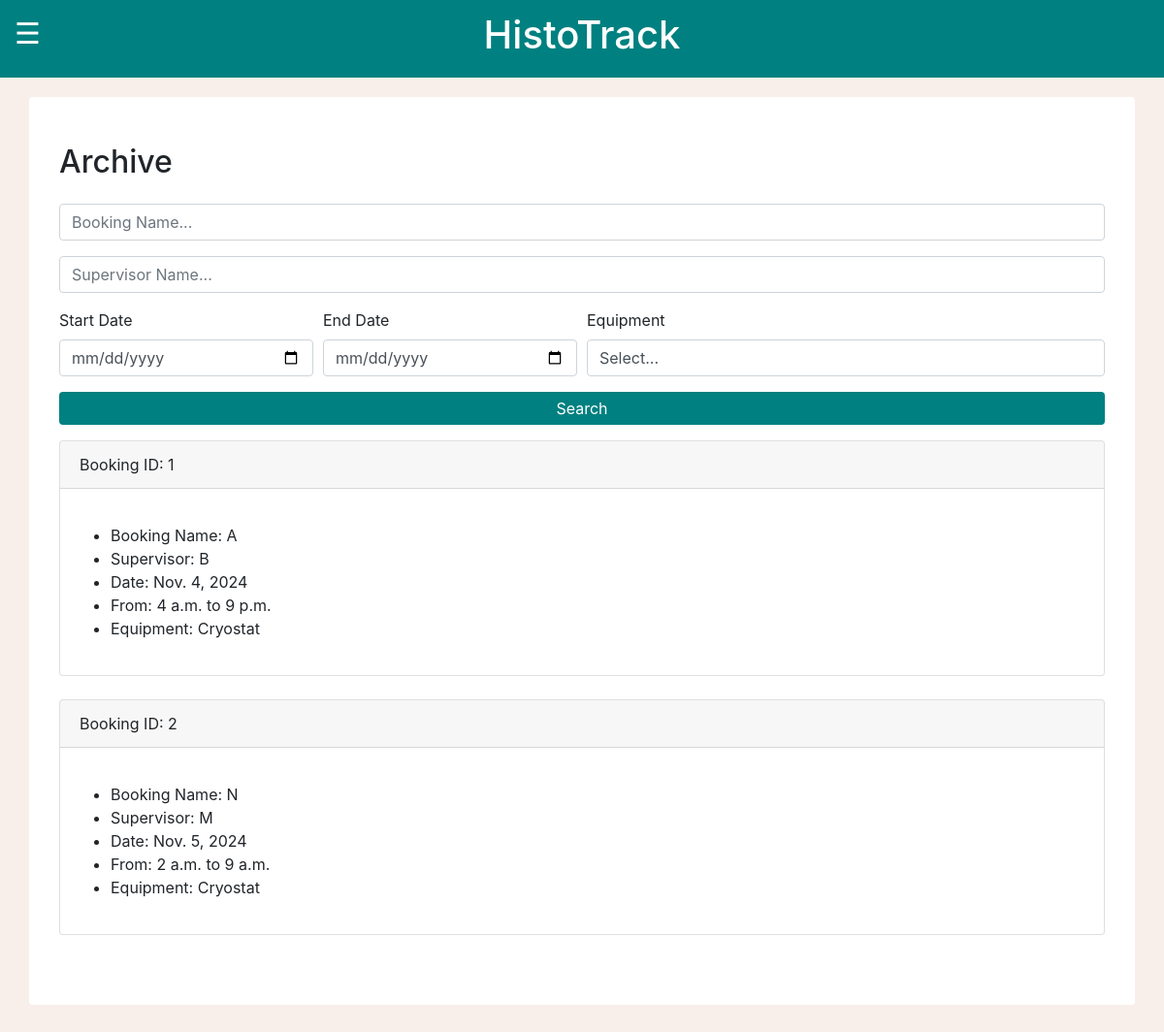
The page /MCalendar/archive/ (signed in) on the database as committed earlier.
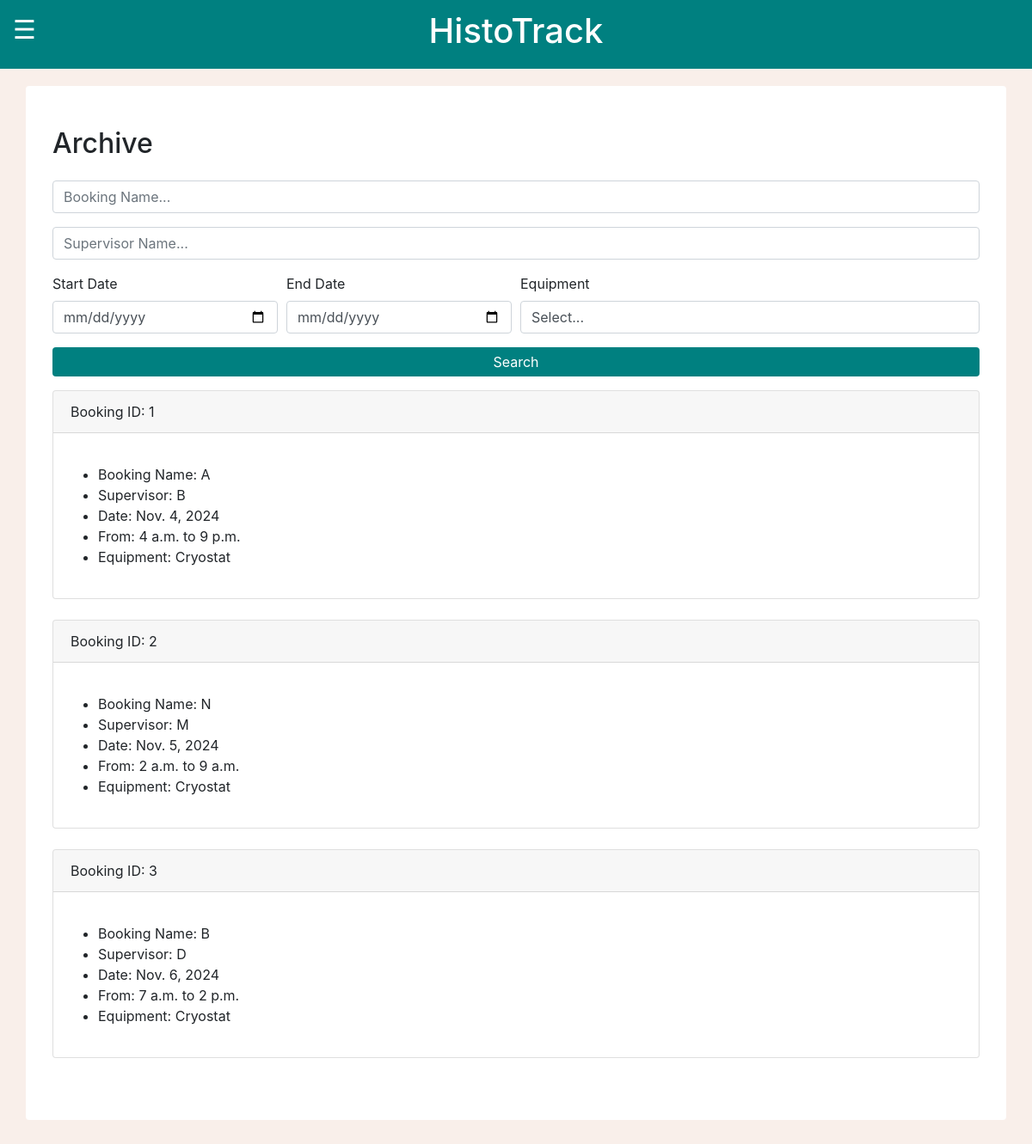
The same page on the database as committed later.
### MCalendar/models.py (models this page shows, shortened)
class Event(models.Model):
    bookingName = models.CharField(max_length=80)
    supervisorName = models.CharField(max_length=80)
    email = models.EmailField()
    bookingDate = models.DateField()
    startTime = models.TimeField()
    finishTime = models.TimeField()
    comments = models.TextField(max_length = 1000)
    equipment = models.CharField(max_length=100, default='Not specified')
    totalTime = models.IntegerField(default=0)
    hourlyRate = models.DecimalField(max_digits=10, decimal_places=2, default=0.00)

### MCalendar/views.py (the view)
# urls.py: path("archive/", views.archivePage, name="archivePage"),
def archivePage(request):
    if request.user.is_superuser:
        eventList = Event.objects.all()
        equipmentList = Equipment.objects.all()
        bookingName = request.GET.get('bookingName')
        supervisorName = request.GET.get('supervisorName')
        dateMin = request.GET.get('dateMin')
        dateMax = request.GET.get('dateMax')
        equipment = request.GET.get('equipment')
        if archiveValidQuery(bookingName):
            eventList = eventList.filter(bookingName__icontains=bookingName)
        if archiveValidQuery(supervisorName):
            eventList = eventList.filter(supervisorName__icontains=supervisorName)
        if archiveValidQuery(dateMin):
            eventList = eventList.filter(bookingDate__gte=dateMin)
        if archiveValidQuery(dateMax):
            eventList = eventList.filter(bookingDate__lte=dateMax)
        if archiveValidQuery(equipment) and equipment != 'Select...':
            eventList = eventList.filter(equipment__name=equipment)
        context = {
            'eventList': eventList,
            'equipmentList': equipmentList
        }
        return render(request, 'archive.html', context)
    else:
        messages.success(request, "Please log in before entering that page! Admin access only.")
        logout(request)
        return redirect("loginPage")

### MCalendar/models.py (called while the page is built)
    def __str__(self):
        return self.equipmentName

### MCalendar/views.py (called while the page is built)
def archiveValidQuery(param):
    return param != '' and param is not None

### MCalendar/templates/archive.html (shortened to what this page needs)
{% load static %}
<head>
    <link rel="stylesheet" href="https://cdnjs.cloudflare.com/ajax/libs/jquery/3.2.1/jquery.min.js">
    <link rel="stylesheet" href="https://cdn.jsdelivr.net/npm/bootstrap@5.0.0-alpha1/dist/js/bootstrap.bundle.min.js">
    <link rel="stylesheet" href="https://cdn.jsdelivr.net/npm/bootstrap@5.0.0-alpha1/dist/css/bootstrap.min.css">
    <link rel="stylesheet" href="https://cdn.jsdelivr.net/npm/bootstrap@4.6.2/dist/css/bootstrap.min.css">
    <link rel="stylesheet" href="{% static 'global.css' %}">
</head>
<body>
<div class="container-fluid text-white topbar">
    <div class="row">
        <div class="col-2 container-fluid text-left">
        <span class="sidebarButton" onclick="toggleNav()">&#9776;</span>
        </div>
        <div class="col-8 container-fluid text-center h1">
            <span>HistoTrack</span>
        </div>
        <div class="col-2"></div>
    </div>
</div>
<div class="container rounded bg-white mt-5 mb-5">
    <div class="row">
        <div class="col-md-12">
            <div class="p-3 py-5">
                <div class="d-flex justify-content-between align-items-center mb-3">
                    <h2 class="text-right">Archive</h2>
                </div>
                <form method="GET" action=".">
                    <div class="form-row">
                        <div class="form-group col-12">
                            <div class="input-group">
                                <input class="form-control py-2" type="search" name="bookingName" placeholder="Booking Name..." />
                            </div>
                        </div>
                    </div>
                    <div class="form-row">
                        <div class="form-group col-12">
                            <div class="input-group">
                                <input class="form-control py-2" type="search" name="supervisorName" placeholder="Supervisor Name..." />
                            </div>
                        </div>
                    </div>
                    <div class="form-row">
                        <div class="form-group col-md-3 col-lg-3">
                            <label for="startDate">Start Date</label>
                            <input type="date" class="form-control" id="startDate" name="dateMin">
                        </div>
                        <div class="form-group col-md-3 col-lg-3">
                            <label for="endDate">End Date</label>
                            <input type="date" class="form-control" id="endDate" name="dateMax">
                        </div>
                        <div class="form-group col-md-6">
                            <label for="equipment">Equipment</label>
                            <select id="equipment" class="form-control" name="equipment">
                                <option selected>Select...</option>
                            </select>
                        </div>
                    </div>
                    <button type="submit" class="btn btn-block btn-sty">Search</button>
                </form>
                {% for event in eventList %}
                <div class="card">
                    <div class="card-header">
                        Booking ID: {{ event.id }}
                    </div>
                    <div class="card-body">
                        <p class="card-text">
                            <ul>
                                <li>Booking Name: {{ event.bookingName }}</li>
                                <li>Supervisor: {{ event.supervisorName }}</li>
                                <li>Date: {{ event.bookingDate }}</li>
                                <li>From: {{ event.startTime }} to {{ event.finishTime }}</li>
                                <li>Equipment: {{ event.equipment }}</li>
                            </ul>
                        </p>
                    </div>
                </div>
                <br>
                {% endfor %}
            </div>
        </div>
    </div>
</div>
<br>
</body>

Rows that differ between the two databases and show on the page:
added Event: id "3", bookingName "B", supervisorName "D", bookingDate "Nov. 6, 2024", startTime "7 a.m.", finishTime "2 p.m.", equipment "Cryostat"
